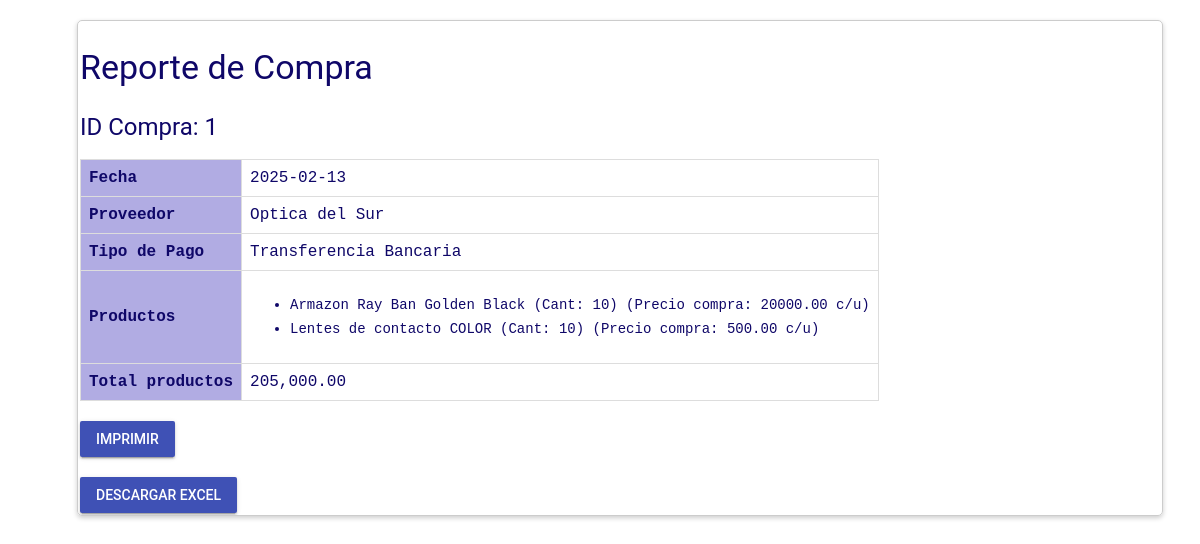
/SFI-V2-master/Reportes/reporte_x_compra.php?id=1, run on the app's committed database.
### tables this page shows
CREATE TABLE `compra` (
  `ID_COMPRA` int(11) NOT NULL,
  `ID_PROVEEDOR` int(11) DEFAULT NULL,
  `ID_PAGO` int(11) DEFAULT NULL,
  `FECHA` date NOT NULL
);

CREATE TABLE `proveedor` (
  `ID_PROVEEDOR` int(11) NOT NULL,
  `ID_PROV` int(11) NOT NULL,
  `PROVEEDOR` varchar(40) NOT NULL,
  `CONTACTO` int(11) NOT NULL,
  `DOMICILIO` varchar(30) NOT NULL,
  `CIUDAD` varchar(40) NOT NULL,
  `Email` varchar(100) NOT NULL,
  `Disponibilidad` int(11) NOT NULL
);

CREATE TABLE `tipopago` (
  `ID_PAGO` int(11) NOT NULL,
  `PAGO` varchar(40) NOT NULL
);

### SFI-V2-master/Reportes/reporte_x_compra.php (the view, shortened to what this page needs)
<?php
$MiConexion = ConexionBD();
if (isset($_GET['id']) && is_numeric($_GET['id'])) {
    $idCompra = intval($_GET['id']);
    $sql = "SELECT c.FECHA, pr.PROVEEDOR, p.PAGO, dc.TOTALCOMPRA
    FROM compra c
    INNER JOIN detallecompra dc ON c.ID_COMPRA=dc.ID_COMPRA
    INNER JOIN proveedor pr ON c.ID_PROVEEDOR=pr.ID_PROVEEDOR
    INNER JOIN tipopago p ON c.ID_PAGO=p.ID_PAGO
    WHERE c.ID_COMPRA = ?";
    $stmt = $MiConexion->prepare($sql);
    $stmt->bind_param("i", $idCompra);
    $stmt->execute();
    $resultado = $stmt->get_result();
    if ($resultado->num_rows > 0) {
        $compra = $resultado->fetch_assoc();
    } else {
        echo "No se encontró la compra con el ID especificado.";
        exit;
    }
    $sqlProductos = "SELECT dc.id_prod, dc.cantprod, dc.totalcompra, p.producto, p.precio_compra
    FROM detallecompra dc
    INNER JOIN producto p ON p.id_prod = dc.id_prod
    WHERE dc.id_compra = ?";
    $stmtProductos = $MiConexion->prepare($sqlProductos);
    $stmtProductos->bind_param("i", $idCompra);
    $stmtProductos->execute();
    $resultadoProductos = $stmtProductos->get_result();
    $productos = [];
    while ($producto = $resultadoProductos->fetch_assoc()) {
        $productos[] = $producto['producto'] . " (Cant: " . $producto['cantprod'] . ")"." (Precio compra: " . $producto['precio_compra'] . " c/u) ";
    }
    $sqlTotalCompra = "SELECT SUM(totalcompra) AS total_suma FROM detallecompra WHERE id_compra = ?";
    $stmtTotalCompra = $MiConexion->prepare($sqlTotalCompra);
    $stmtTotalCompra->bind_param("i", $idCompra);
    $stmtTotalCompra->execute();
    $resultadoTotalCompra = $stmtTotalCompra->get_result();
    $totaldc = 0;
    if ($resultadoTotalCompra->num_rows > 0) {
        $rowTotal = $resultadoTotalCompra->fetch_assoc();
        $totaldc = $rowTotal['total_suma'];
    }
} else {
    echo "ID de compra no válido.";
    exit;
}
$fecha = $compra['FECHA'];
$proveedor = $compra['PROVEEDOR'];
$tipoPago = $compra['PAGO'];
?>
<!DOCTYPE html>
<html lang="es">
<head>
    <link rel="stylesheet" href="../css/normalize.css">
    <link rel="stylesheet" href="../css/material.min.css">
    <link rel="stylesheet" href="../css/material-design-iconic-font.min.css">
    <link rel="stylesheet" href="../css/main.css">
</head>
<body>
    <div class="reporte">
        <h3>Reporte de Compra</h3>
        <h4>ID Compra: <?php echo $idCompra; ?></h4>
        <table>
            <tr>
                <th>Fecha</th>
                <td><?php echo $fecha; ?></td>
            </tr>
            <tr>
                <th>Proveedor</th>
                <td><?php echo $proveedor; ?></td>
            </tr>
            <tr>
                <th>Tipo de Pago</th>
                <td><?php echo $tipoPago; ?></td>
            </tr>
            <tr>
                <th>Productos</th>
    <td>
        <ul>
            <?php foreach ($productos as $producto): ?>
                <li><?php echo $producto; ?></li>
            <?php endforeach; ?>
        </ul>
    </td>
            </tr>
            <tr>
            <th>Total productos</th>
                <td><?php echo number_format($totaldc, 2); ?></td>
            </tr>
        </table>
        <br>
        <div >
            <div>
            <button onclick='window.print()' class="mdl-button mdl-js-button mdl-button--raised mdl-button--colored">
            IMPRIMIR
        </button>
        </div>
        <br>
        <div>
            <a href="excel_x_compra.php?id=<?php echo $idCompra; ?>" class="mdl-button mdl-js-button mdl-button--raised mdl-button--colored">
    DESCARGAR EXCEL
</a>
        </div>
    </div>
</body>
</html>

### SFI-V2-master/css/main.css (style rules this page uses)
:root { --color-text: #3F51B5; --primary-color: #2B2B2C; --acent-color: #DB763B; }
html, body { width: 100%; height: 100%; margin: 0; padding: 0; font-size: 16px; font-family: "RobotoRegular"; position: relative; background-color: blueviolet; }

### SFI-V2-master/Reportes/reporte_x_compra.php (style rules this page uses)
html { background-color: white; }
body { font-family: monospace; margin: 20px; color: #0F0768; background-color: white; }
.reporte { border: 1px solid #ccc; padding: 2px; border-radius: 5px; margin: auto; box-shadow: 0 2px 5px rgba(0, 0, 0, 0.2); max-width: 90%; overflow-x: auto; }
table { table-layout: fixed; word-wrap: break-word; }
h1, h2, h3 { text-align: left; }
th, td { border: 1px solid #ddd; padding: 8px; text-align: left; white-space: normal; ord-break: break-word; }
th { background-color:#B1ACE3; }

### data on the page
compra: FECHA "2025-02-13"
proveedor: PROVEEDOR "Optica del Sur"
tipopago: PAGO "Transferencia Bancaria"

### other printed values
$idCompra "1"
$producto "Armazon Ray Ban Golden Black (Cant: 10) (Precio compra: 20000.00 c/u)"
$producto "Lentes de contacto COLOR (Cant: 10) (Precio compra: 500.00 c/u)"
$totaldc "205,000.00"
